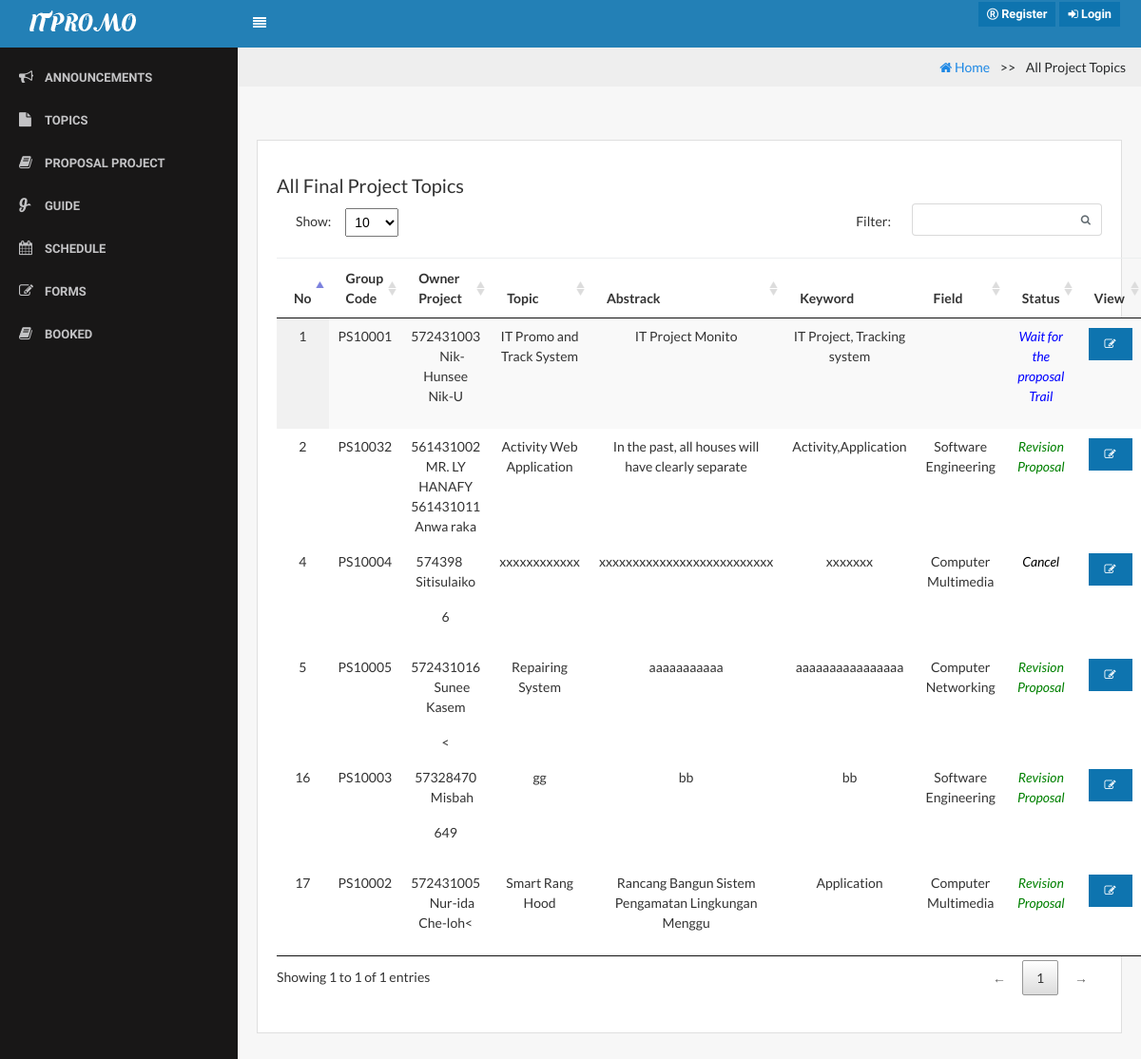
/?page=proposal_project, run on the app's committed database.
### tables this page shows
CREATE TABLE `topic_project` (
  `topic_id` int(11) NOT NULL,
  `group_number` varchar(30) DEFAULT NULL,
  `Owner` varchar(255) NOT NULL,
  `topic_topic` varchar(255) NOT NULL,
  `topic_abstrack` varchar(5000) NOT NULL,
  `topic_keyword` varchar(255) NOT NULL,
  `topic_fieldstudy` enum('Software Engineering','Computer Multimedia','Computer Networking') NOT NULL,
  `topic_years` date NOT NULL,
  `advisergroup_id` int(20) NOT NULL,
  `adviser` varchar(255) NOT NULL,
  `position` enum('Admin','Student') NOT NULL COMMENT '1=Admin,2=Student',
  `status` enum('1','2','3','4','5','6','7') NOT NULL COMMENT '1=Wait for the proposal trail,2=Revision,3=OK,4=Reject,5=Cancel,6=Graduate,7=Not Pass'
);

### proposal_project.php (the view, shortened to what this page needs)
<body>
   <ul class="breadcrumb">
 <li><a href="index.php"><i class="fa fa-home"></i> Home</a></li>
  <li class="active">All Project Topics</li>
</ul>
<div class="content">
                     <div class="row">
                        <div class="col-lg-12">
                            <div class="card">
                                <div class="card-block">
                                   <h5 class="mt-3">All Final Project Topics</h5>
   <?php
 $strSQL = "SELECT * FROM topic_project  ";
              ?>
      <table class="display datatable table table-stripped" cellspacing="0" width="100%">
          <thead>
             <tr>
                        <th>No</th>
                           <th>Group Code</th>
                            <th>Owner Project</th>
                      <th>Topic</th>
                      <th>Abstrack</th>
                      <th>Keyword</th>
                      <th>Field </th>
                      <th>Status</th>
                                               <th>View</th>
                 </tr>
               </thead>
 <?php
     if($result = $db->query($strSQL)){
             while($objResult = $result->fetch_object()){
            ?>
           <tbody>
            <tr>
                     <td class="text-center"><?php echo $objResult->topic_id; ?></td>
                     <td class="text-center"><?php echo $objResult->group_number; ?></td>
                     <td class="text-center"><?php echo substr($objResult->Owner, 0, 50); ?></td>
                    <td class="text-center"><?php echo $objResult->topic_topic; ?></td>
                     <td class="text-center"><?php echo substr($objResult->topic_abstrack, 0, 50); ?></td>
                     <td class="text-center"><?php echo $objResult->topic_keyword; ?></td>
                <td class="text-center"><?php echo fieldstudy($objResult->topic_fieldstudy); ?></td>
  <td class="text-center"><?php echo get_status_project($objResult->status); ?></td>
                           <td>            <button type="button" class="btn btn-primary btn-xs" data-toggle="modal" data-target="#editPS" onclick="edit_ps(<?php echo $objResult->advisergroup_id; ?>)"><i class="fa fa-edit"></i></button>
</td>
                    </tr>
  <?php
    }
               }
                   ?>
                                        </tbody>
                                    </table>
                                </div>
                            </div>
                        </div>
                    </div>
                </div>

### menu/function.php (shortened to what this page needs)
<?php
function get_status_project($statuspro){
	if($statuspro == "1"){
		return "<font color='blue'><i>Wait for the proposal Trail</i></font>";
	}else if($statuspro == "2"){
			return "<font color='green'><i>Revision Proposal</i></font>";
	}
else if($statuspro == "3"){
			return "<font color='black'><i>OK</i></font>";
	}
	else if($statuspro == "4"){
			return "<font color='black'><i>Reject</i></font>";
	}
	else if($statuspro == "5"){
			return "<font color='black'><i>Cancel</i></font>";
	}
}
function fieldstudy($fieldstudy){
	if($fieldstudy == "Software Engineering"){
		return "Software Engineering";
	}else if($fieldstudy == "Computer Multimedia"){
	return "Computer Multimedia";
	}else if($fieldstudy == "Computer Networking"){
			return "Computer Networking";
	}
}
?>

### assets/css/core.css (style rules this page uses)
.btn { position: relative; margin: 2px; font-weight: bold; position: relative; font-size: 0.8rem; margin: 2px; font-weight: 600; font-family: 'Raleway', sans-serif; }
.btn > i { font-size: 12px; }
body, input, textarea, button { font-family: "Lato", sans-serif; }
.card { margin-bottom: 20px; margin-top: 20px; color: #333; border-radius: 0; }

### assets/css/components.css (style rules this page uses)
html, body { width: 100%; height: 100%; }
body { font-family: "Lato", sans-serif; font-size: 0.875rem !important; background-color: #f7f7f7; }
.content { padding: 20px 20px; }
.content:after { content: ''; display: table; clear: both; }
.text-center { text-align: center; }
table.dataTable thead th, table.dataTable thead td { border-bottom: 1px solid #eeeeef; }
table.dataTable thead .sorting { background-image: url("../../lib/img/sort_both.png"); }
table.dataTable thead .sorting_asc { background-image: url("../../lib/img/sort_asc.png"); }

### proposal_project.php (style rules this page uses)
ul.breadcrumb { background-color: #eee; text-align: right; padding: 10px 16px; }
ul.breadcrumb li { display: inline; }
ul.breadcrumb li+li:before { padding: 8px; content: ">>\00a0"; }

### data on the page
topic_project: topic_id "1", group_number "PS10001", Owner "572431003 Nik-Hunsee Nik-U", topic_topic "IT Promo and Track System", topic_abstrack "IT Project Monito", topic_keyword "IT Project, Tracking system", status "Wait for the proposal Trail"
topic_project: topic_id "2", group_number "PS10032", Owner "561431002 MR. LY HANAFY 561431011 Anwa raka", topic_topic "Activity Web Application", topic_abstrack "In the past, all houses will have clearly separate", topic_keyword "Activity,Application", topic_fieldstudy "Software Engineering", status "Revision Proposal"
topic_project: topic_id "4", group_number "PS10004", Owner "574398 Sitisulaiko 6", topic_topic "xxxxxxxxxxxx", topic_abstrack "xxxxxxxxxxxxxxxxxxxxxxxxxx", topic_keyword "xxxxxxx", topic_fieldstudy "Computer Multimedia", status "Cancel"
topic_project: topic_id "5", group_number "PS10005", Owner "572431016 Sunee Kasem <", topic_topic "Repairing System", topic_abstrack "aaaaaaaaaaa", topic_keyword "aaaaaaaaaaaaaaaa", topic_fieldstudy "Computer Networking", status "Revision Proposal"
topic_project: topic_id "16", group_number "PS10003", Owner "57328470 Misbah 649", topic_topic "gg", topic_abstrack "bb", topic_keyword "bb", topic_fieldstudy "Software Engineering", status "Revision Proposal"
topic_project: topic_id "17", group_number "PS10002", Owner "572431005 Nur-ida Che-loh<", topic_topic "Smart Rang Hood", topic_abstrack "Rancang Bangun Sistem Pengamatan Lingkungan Menggu", topic_keyword "Application", topic_fieldstudy "Computer Multimedia", status "Revision Proposal"
